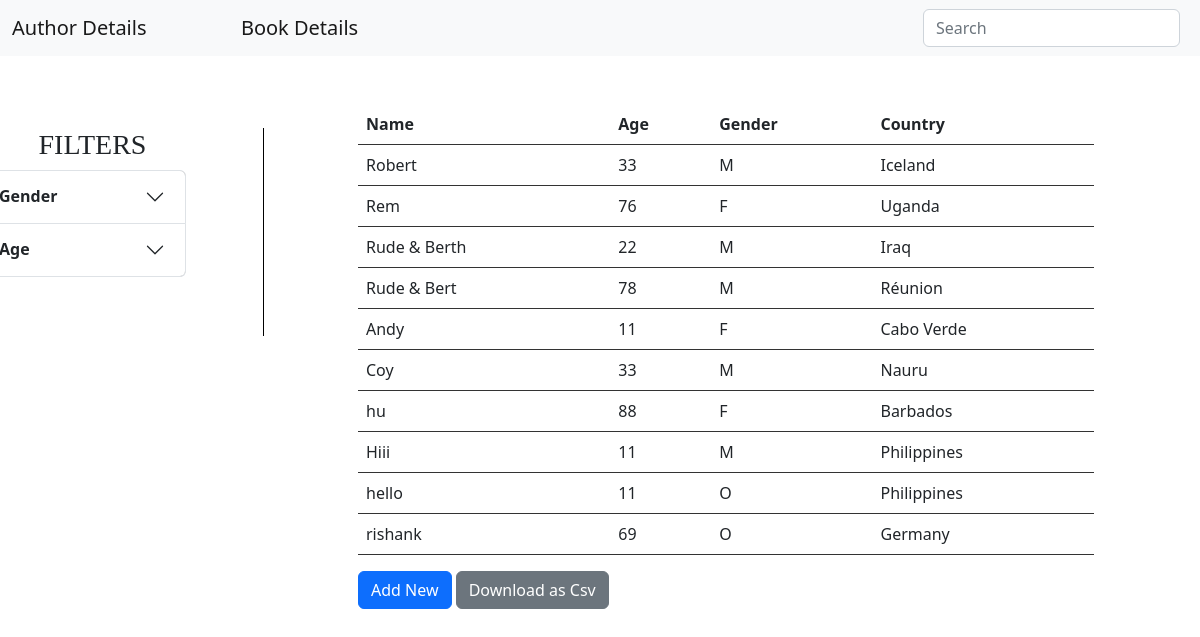
The app's page /, older data.
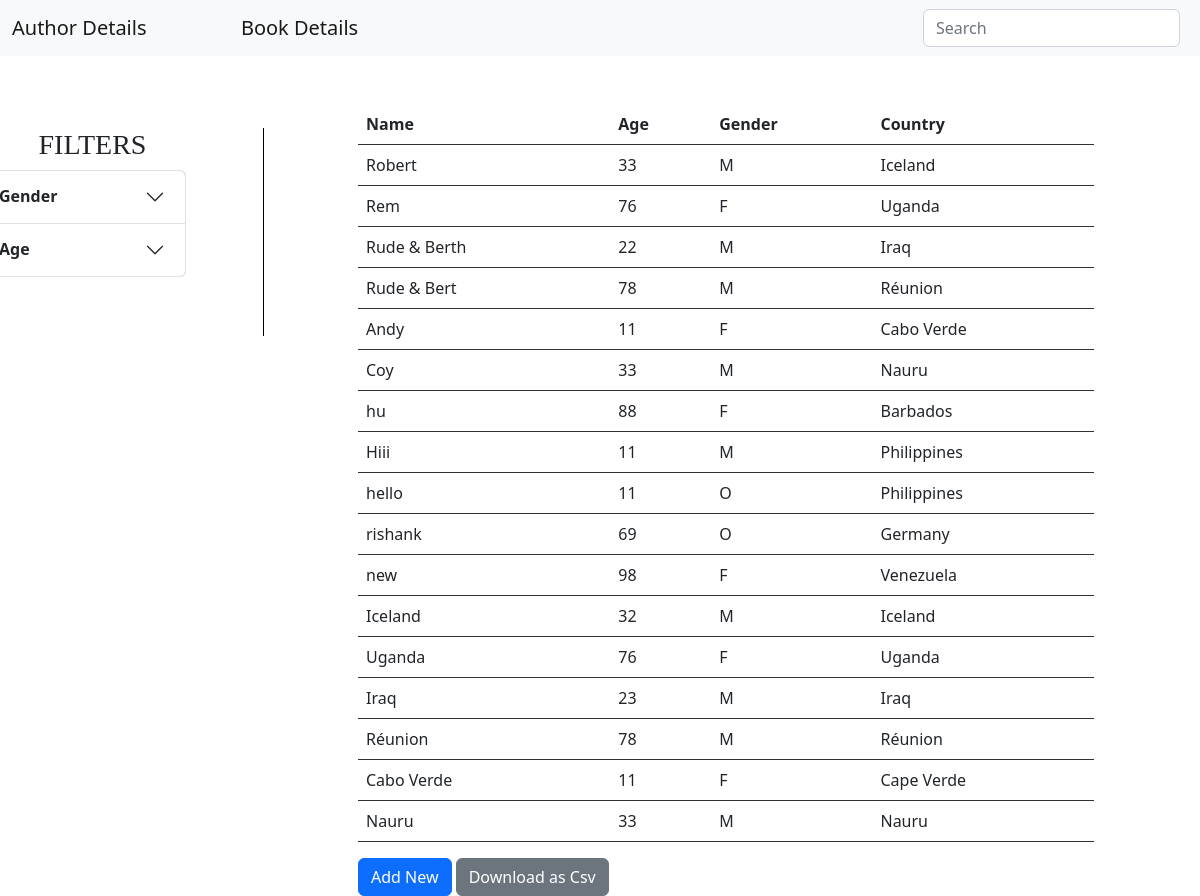
The same page, newer data.
### authdetails/models.py (models this page shows, shortened)
class authorDet(models.Model):
    GENDER_CHOICES = (
        ('M', 'Male'),
        ('F', 'Female'),
        ('O', 'Others')
    )
    auth_name = models.CharField(max_length=30, unique=True)
    auth_age = models.IntegerField()
    auth_gender = models.CharField( max_length=1, choices=GENDER_CHOICES)
    auth_country = CountryField()

### authdetails/views.py (the view)
# urls.py: path('', views.index , name = "index"),
def index(request):
    model = authorDet
    template_name = "authordetails/index.html"
    query = request.GET.get("q",'')
    authors_age = request.GET.get('age_input')
    age_count_min = request.GET.get('age_count_min')
    age_count_max = request.GET.get('age_count_max')
    genders = request.GET.get('genders')
    dataDet= authorDet.objects.filter(  Q(auth_name__icontains=query) | Q(auth_country__icontains=query)  )
    if is_valid_queryparam(age_count_min):
        dataDet = dataDet.filter(auth_age__gte=age_count_min)
    if is_valid_queryparam(age_count_max):
        dataDet = dataDet.filter(auth_age__lt=age_count_max)
    if is_valid_queryparam(genders) and genders != 'Select':
        dataDet = dataDet.filter(auth_gender=genders)
    form = authForm()
    if request.method == 'POST':
        form = authForm(request.POST)
        if form.is_valid():
            form.save()
            form = authForm()
            print("Form Valid")
        return render(request, 'authordetails/index.html',{'form':form, 'dataDet':dataDet})
    else:
        form = authForm()
    return render(request, 'authordetails/index.html',{'form':form, 'dataDet':dataDet})

### authdetails/forms.py
class authForm(forms.ModelForm):
    class Meta:
        GENDER_CHOICES = (
        ('M', 'Male'),
        ('F', 'Female'),
        ('O', 'Others')
        )
        model = authorDet
        fields = '__all__'
        widgets={
            'auth_name' : forms.TextInput(attrs={
                'placeholder': 'Author Name',
                'class': 'form-control'
                }),
            'auth_age' : forms.TextInput(attrs={
                'placeholder': 'Author Age',
                'class': 'form-control'
                }),
            'auth_gender' : forms.Select(attrs={
                'class': 'form-control'
            }),
            'auth_country' : forms.Select(attrs={
                'class': 'form-control'
            })
        }

### authdetails/views.py (called while the page is built)
def is_valid_queryparam(param):
    return param != '' and param is not None

### templates/authordetails/index.html (shortened to what this page needs)
{% load static %}
<!DOCTYPE html>
<html lang="en">
<head>
    <link href="https://cdn.jsdelivr.net/npm/bootstrap@5.2.2/dist/css/bootstrap.min.css" rel="stylesheet">
    <link href="{% static 'css/style.css' %}" rel="stylesheet">
</head>
<body>
<nav class="navbar bg-light">
<div class="container-fluid">
    <a class="navbar-brand" href="{% url 'index' %}">Author Details</a>
    <a class="navbar-brand" href="{% url 'book_view' %}">Book Details</a>
    <form class="d-flex" role="search" action="{% url 'search_results' %}" method="get">
    <input class="form-control me-2" value="" name="q" type="text" placeholder="Search" aria-label="Search">
    </form>
</div>
</nav>
{% if dataDet %}
<br>
<div class="container"><br>
<div class="row">
<div class="col-3" style="margin-left: -4rem ;"><br>
<h3 style="text-align: center ; margin-left: -2rem;">FILTERS</h3>
<div class="accordion" id="accordionExample" style="width: 13rem">
<div class="accordion-item" style="background-color: #a6a6a6 ;">
<h2 class="accordion-header" id="headingOne">
<button class="accordion-button collapsed" type="button" data-bs-toggle="collapse" data-bs-target="#collapseTwo" aria-expanded="false" aria-controls="collapseTwo">
    <strong>Gender</strong>
</button>
</h2>
</div>
<div class="accordion-item" style="background-color: #a6a6a6 ;">
<h2 class="accordion-header" id="headingOne" >
<button class="accordion-button collapsed" type="button" data-bs-toggle="collapse" data-bs-target="#collapseOne" aria-expanded="false" aria-controls="collapseOne">
    <strong>Age</strong>
</button>
</h2>
</div></div></div>
<div class="col-1"><br><div class="vl" style="border-left: 1px solid black; height: 13rem;"></div> </div>
<div class="col-8">
<table class="table">
<thead>
    <th>Name</th>
    <th>Age</th>
    <th>Gender</th>
    <th>Country</th>
</thead>
{% for acc in dataDet %}
<tr>
    <td> {{acc.auth_name}} </td>
    <td> {{acc.auth_age}} </td>
    <td> {{acc.auth_gender}} </td>
    <td> {{acc.auth_country.name}} </td>
</tr>
{% endfor %}
</table>
{% else %}
<p>No data found</p>
{% endif %}
<button type="submit" class="btn btn-primary" onclick="openPopUp()">Add New</button>
<a id="download_as_csv_expense" href="{% url 'download_as_csv' %}" class="btn btn-secondary">Download as Csv</a>
</div></div>
</div>
</body>
</html>

### static/css/style.css (style rules this page uses)
.table { border: 3px; border-color: #333; }
h3 { font-family:'Times New Roman', Times, serif; }

Row changes from the older to the newer data that the page shows:
added authorDet: auth_name "new", auth_age "98", auth_gender "F", auth_country.name "Venezuela"
added authorDet: auth_name "Iceland", auth_age "32", auth_gender "M", auth_country.name "Iceland"
added authorDet: auth_name "Uganda", auth_age "76", auth_gender "F", auth_country.name "Uganda"
added authorDet: auth_name "Iraq", auth_age "23", auth_gender "M", auth_country.name "Iraq"
added authorDet: auth_name "Réunion", auth_age "78", auth_gender "M", auth_country.name "Réunion"
added authorDet: auth_name "Cabo Verde", auth_age "11", auth_gender "F", auth_country.name "Cape Verde"
added authorDet: auth_name "Nauru", auth_age "33", auth_gender "M", auth_country.name "Nauru"
